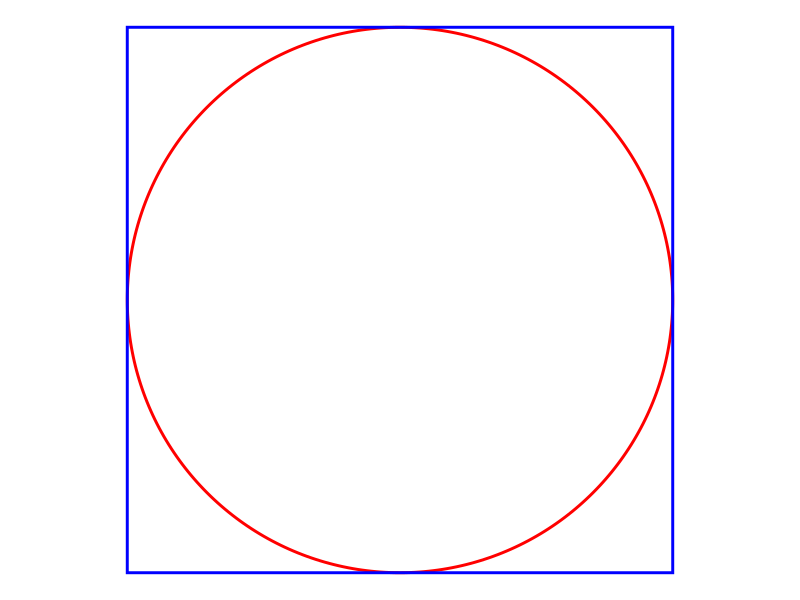
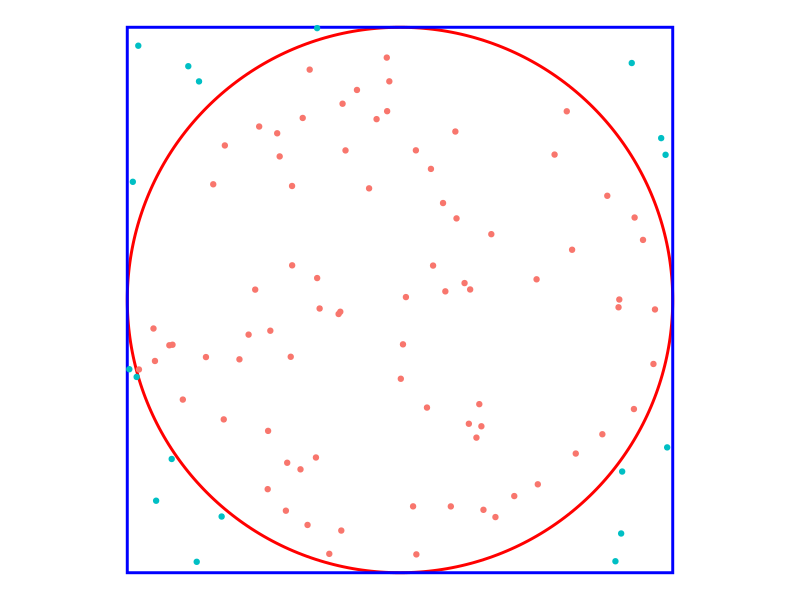
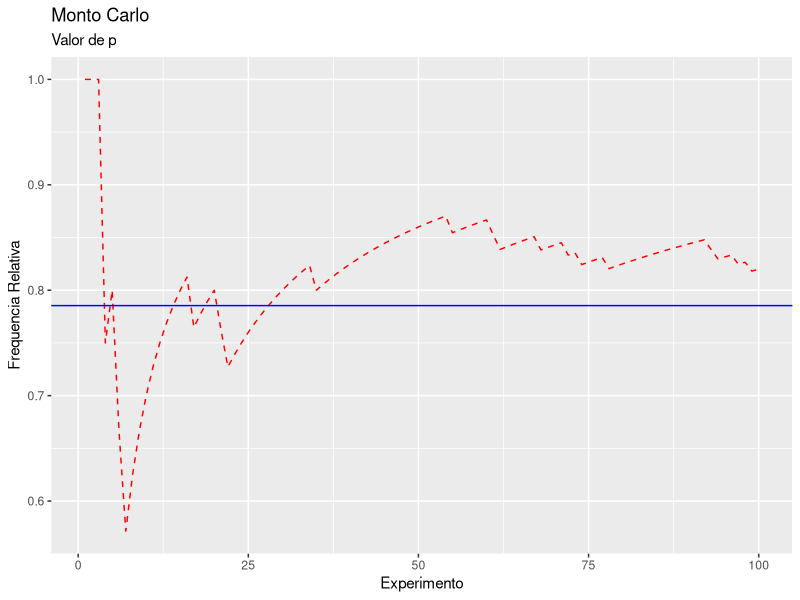

Generate these figures, in order, with R:
# Método de Monte Carlo

library(tidyverse)
library(ggforce)

# Construção do circulo
ggplot() +
  geom_circle(aes(x0 = 0, y0 = 0, r = 1),
              color = "red",
              size = 1) +
  geom_rect(aes(xmin = -1, xmax = 1, 
                ymin = -1, ymax = 1),
            color = "blue",
            size = 1, alpha =0) +
  coord_fixed() +
  theme_void()

N = 100

#set.seed(123)
base <- tibble(E = 1:N, 
               x = runif(N, min = -1, max = 1),
               y = runif(N, min = -1, max = 1),
               flag = if_else(x^2 + y^2 <= 1, "dentro", "fora"))




ggplot() +
  geom_circle(aes(x0 = 0, y0 = 0, r = 1),
              color = "red",
              size = 1) +
  geom_rect(aes(xmin = -1, xmax = 1, 
                ymin = -1, ymax = 1),
            color = "blue",
            size = 1, alpha =0) +
  geom_point(aes(x = x,  y = y, color = flag), 
             data = base) +
  coord_fixed() +
  theme_void() +
  theme(legend.position = "none")

###

base %>% 
  mutate(freq_rel = cumsum(flag == "dentro")/E) %>%
  ggplot() + 
  geom_line(aes(x = E, y = freq_rel), 
            linetype = 2, 
            color = "red") +
  geom_hline(yintercept=pi/4, color="blue") +
  labs(x = "Experimento", y = "Frequencia Relativa") +
  ggtitle("Monto Carlo", subtitle = "Valor de p")

